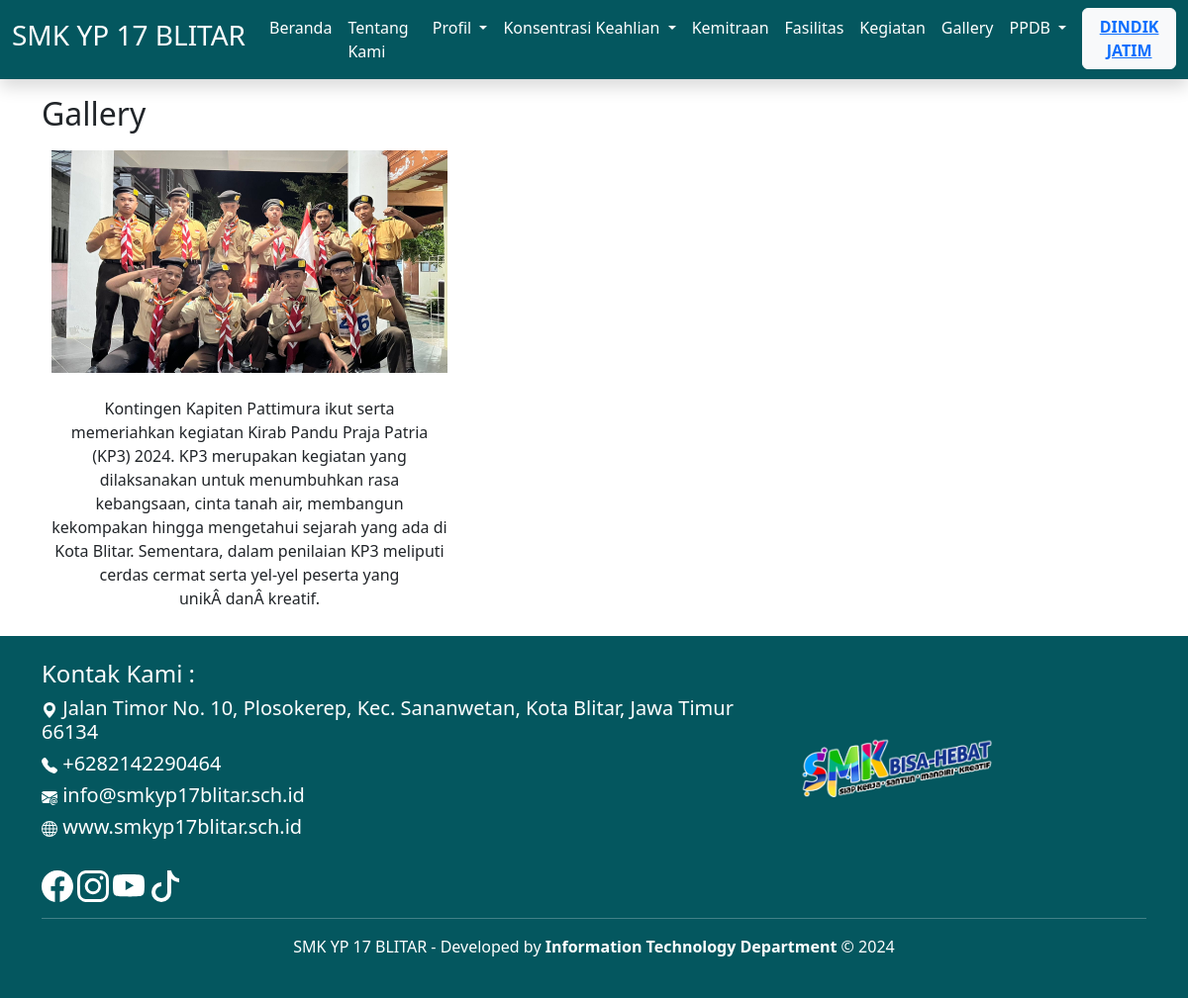
/gallery.php, run on the app's committed database.
### tables this page shows
CREATE TABLE `gallery` (
  `id` int(11) NOT NULL,
  `image` varchar(255) NOT NULL,
  `caption` varchar(1000) NOT NULL,
  `uploaded_on` int(11) NOT NULL DEFAULT current_timestamp()
);

### koneksi.php (called while the page is built, shortened)
<?php
$servername = "localhost";
$username = "root";
$password = "";
$dbname = "dbsmkyp17";
$conn = new mysqli($servername, $username, $password, $dbname);
$sql = "SELECT * FROM gallery ORDER BY uploaded_on DESC";
$result = $conn->query($sql);

### gallery.php (the view, shortened to what this page needs)
<?php include "koneksi.php" ?>
<div class="container mt-3">
    <h2>Gallery</h2>
    <div class="gallery-container">
        <?php
        if ($result->num_rows > 0) {
            while ($row = $result->fetch_assoc()) {
                echo "<div class='gallery-item'>";
                echo "<img src='admin/" . $row["image"] . "' alt='" . $row["caption"] . "'><br>";
                echo "<p>" . $row["caption"] . "</p>";
                echo "</div>";
            }
        } else {
            echo "No images found.";
        }
        ?>
    </div>
</div>

### css/style.css (style rules this page uses)
.gallery-item { display: inline-block; margin: 10px; text-align: center; max-width: 400px; }
.gallery-item img { width: 100%; height: auto; display: block; }
.bg-navbar { background-color: #04575f; }
footer { background-color: #04575f; }

### data on the page
gallery: image (picture), caption "Kontingen Kapiten Pattimura ikut serta memeriahkan kegiatan Kirab Pandu Praja Patria (KP3) 2024. KP3 merupakan kegiatan yang dilaksanakan untuk menumbuhkan rasa kebangsaan, cinta tanah air, membangun kekompakan hingga mengetahui sejarah yang ada di Kota Blitar. Sementara, dalam penilaian KP3 meliputi cerdas cermat serta yel-yel peserta yang unikÂ danÂ kreatif."
